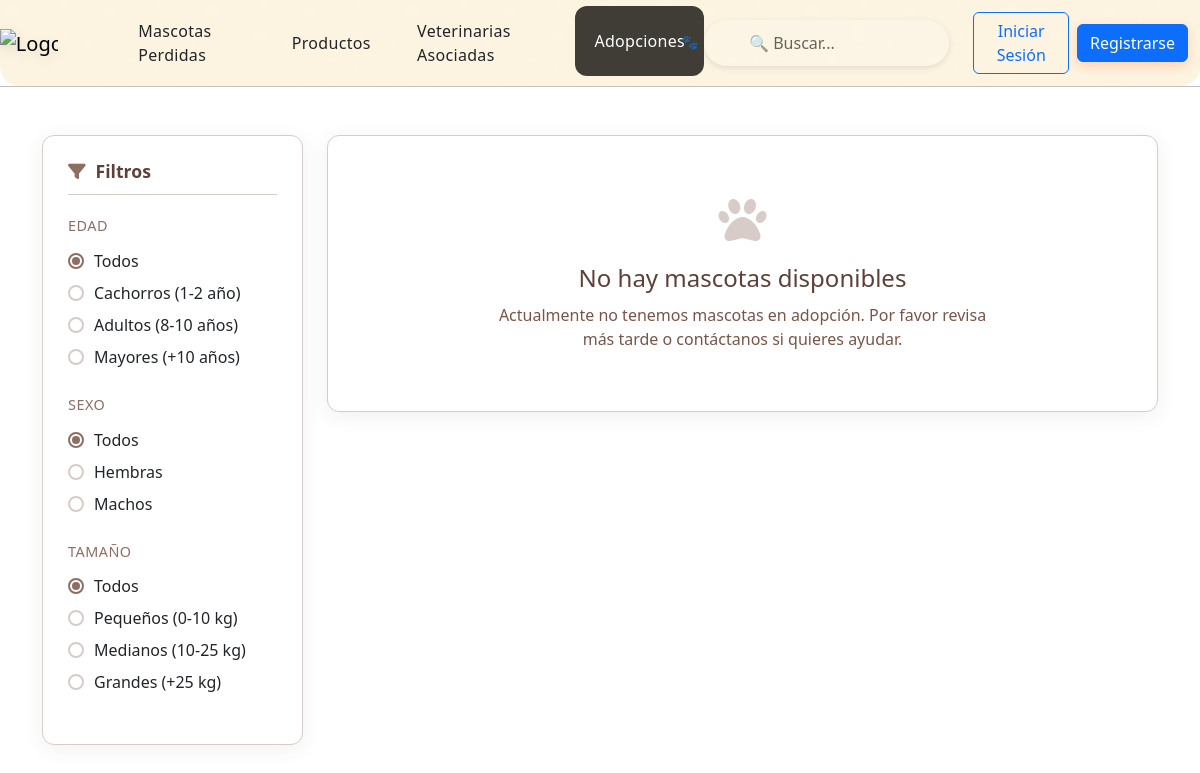
Before: /adopciones/ with the older database file.
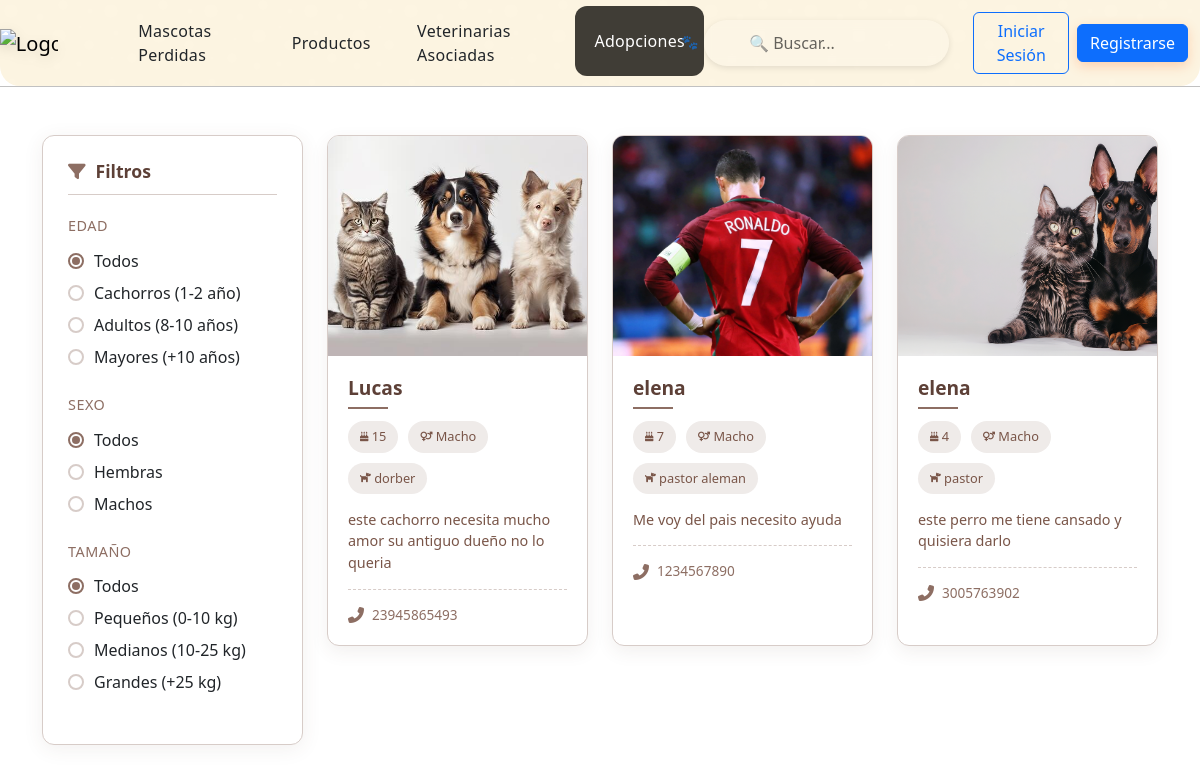
After: the same page with the newer database file.
### cuidandoHuellas/models.py (models this page shows, shortened)
class PublicacionMascota(models.Model):
    TIPO_PUBLICACION = (
        ('perdida', 'Mascota Perdida'),
        ('adopcion', 'Mascota en Adopción'),
    )
    usuario = models.ForeignKey(Usuario, on_delete=models.CASCADE, related_name='publicaciones')
    descripcion = models.TextField()
    fecha_publicacion = models.DateTimeField(auto_now_add=True)
    tipo_publicacion = models.CharField(
        max_length=10,
        choices=TIPO_PUBLICACION,
        null=False,
        blank=False
    )
    nombre_mascota = models.CharField(
        max_length=100,
        validators=[
            RegexValidator(
                regex=r'^[A-Za-zÁÉÍÓÚáéíóúÑñ\s]+$',
                message="El nombre solo puede contener letras y espacios"
            )
        ],
        null=True,
        blank=True
    )
    edad = models.PositiveIntegerField(
        null=True,
        blank=True,
        help_text="Edad en años"
    )
    raza = models.CharField(
        max_length=100,
        validators=[
            RegexValidator(
                regex=r'^[A-Za-zÁÉÍÓÚáéíóúÑñ\s]+$',
                message="La raza solo puede contener letras y espacios"
            )
        ],
        null=True,
        blank=True
    )
    SEXO_CHOICES = [
        ('Macho', 'Macho'),
        ('Hembra', 'Hembra'),
    ]
    sexo = models.CharField(
        max_length=10,
        choices=SEXO_CHOICES,
        null=True,
        blank=True
    )
    contacto = models.CharField(
        max_length=20,
        validators=[
            RegexValidator(
                regex=r'^\d{7,15}$',
                message="El contacto debe contener entre 7 y 15 dígitos"
            )
        ],
        null=True,
        blank=True
    )

class FotoMascota(models.Model):
    publicacion = models.ForeignKey(PublicacionMascota, on_delete=models.CASCADE, related_name='fotos')
    imagen = models.ImageField(
        upload_to='fotos_mascotas/',
        validators=[validar_extension_imagen]
    )

### cuidandoHuellas/views.py (the view)
# urls.py: path('adopciones/',views.adopciones,name="adopciones"),
def adopciones(request):
    publicaciones = PublicacionMascota.objects.filter(tipo_publicacion='adopcion').order_by('-fecha_publicacion')
    return render(request, "usuarios/adopciones.html", {
        "publicaciones": publicaciones
    })

### cuidandoHuellas/templates/usuarios/adopciones.html (shortened to what this page needs)
{% extends 'administrador/base_sesion.html' %}
{% load static %}
{% block estilos_unicos %}
    <link rel="stylesheet" href="https://cdnjs.cloudflare.com/ajax/libs/font-awesome/6.4.0/css/all.min.css">
    <link rel="stylesheet" href="{% static 'css/usuarios/adopciones.css' %}">
    <link href="{% static 'css/bootstrap.min.css' %}" rel="stylesheet">
{% endblock %}
{% block contenido %}
<div class="container my-5">
    <div class="row">
        <div class="col-lg-3">
            <div class="side-menu">
                <div class="filter-group">
                    <h5><i class="fas fa-filter"></i> Filtros</h5>
                    <div class="filter-title">Edad</div>
                    <label class="filter-option">
                        <input type="radio" name="edad" checked>
                        <span>Todos</span>
                    </label>
                    <label class="filter-option">
                        <input type="radio" name="edad">
                        <span>Cachorros (1-2 año)</span>
                    </label>
                    <label class="filter-option">
                        <input type="radio" name="edad">
                        <span>Adultos (8-10 años)</span>
                    </label>
                    <label class="filter-option">
                        <input type="radio" name="edad">
                        <span>Mayores (+10 años)</span>
                    </label>
                </div>
                <div class="filter-group">
                    <div class="filter-title">Sexo</div>
                    <label class="filter-option">
                        <input type="radio" name="sexo" checked>
                        <span>Todos</span>
                    </label>
                    <label class="filter-option">
                        <input type="radio" name="sexo">
                        <span>Hembras</span>
                    </label>
                    <label class="filter-option">
                        <input type="radio" name="sexo">
                        <span>Machos</span>
                    </label>
                </div>
                <div class="filter-group">
                    <div class="filter-title">Tamaño</div>
                    <label class="filter-option">
                        <input type="radio" name="tamano" checked>
                        <span>Todos</span>
                    </label>
                    <label class="filter-option">
                        <input type="radio" name="tamano">
                        <span>Pequeños (0-10 kg)</span>
                    </label>
                    <label class="filter-option">
                        <input type="radio" name="tamano">
                        <span>Medianos (10-25 kg)</span>
                    </label>
                    <label class="filter-option">
                        <input type="radio" name="tamano">
                        <span>Grandes (+25 kg)</span>
                    </label>
                </div>
            </div>
        </div>
        <div class="col-lg-9">
            {% if publicaciones %}
            <div class="row">
                {% for publicacion in publicaciones %}
                    {% if publicacion.tipo_publicacion == 'adopcion' %}
                        <div class="col-md-6 col-lg-4 mb-4">
                            <div class="dog-card" data-pet-id="{{ publicacion.id }}">
                                <div class="dog-image-container">
                                    {% if publicacion.fotos.first %}
                                        <img src="{{ publicacion.fotos.first.imagen.url }}" class="dog-image" alt="{{ publicacion.nombre_mascota }}">
                                    {% else %}
                                        <div class="placeholder">
                                            <i class="fas fa-paw fa-3x"></i>
                                        </div>
                                    {% endif %}
                                </div>
                                <div class="dog-info">
                                    <h3 class="dog-name">{{ publicacion.nombre_mascota }}</h3>
                                    <div class="dog-details">
                                        <span class="detail-item"> {{ publicacion.edad }}</span>
                                        <span class="detail-item"> {{ publicacion.sexo }}</span>
                                        <span class="detail-item"> {{ publicacion.raza }}</span>
                                    </div>
                                    <p class="dog-description">{{ publicacion.descripcion|truncatechars:120 }}</p>
                                    <div class="contact-info">
                                        <i class="fas fa-phone-alt"></i>
                                        <span>{{ publicacion.contacto }}</span>
                                    </div>
                                </div>
                            </div>
                        </div>
                    {% endif %}
                {% endfor %}
            </div>
            {% else %}
            <div class="empty-state">
                <i class="fas fa-paw"></i>
                <h4>No hay mascotas disponibles</h4>
                <p>Actualmente no tenemos mascotas en adopción. Por favor revisa más tarde o contáctanos si quieres ayudar.</p>
            </div>
            {% endif %}
        </div>
    </div>
</div>
{% endblock %}

### cuidandoHuellas/templates/administrador/base_sesion.html (shortened to what this page needs)
{% load static %}
<!DOCTYPE html>
<html lang="es">
<head>
    <link rel="stylesheet" href="{% static 'css/administrador/base_sesion.css' %}">
    <link rel="stylesheet" href="{% static 'css/bootstrap.min.css' %}">
    <link rel="stylesheet" href="https://cdnjs.cloudflare.com/ajax/libs/font-awesome/6.0.0/css/all.min.css">
    {% block estilos_unicos %} {% endblock %}
</head>
<body>
<header class="">
    <nav class="navbar navbar-expand-lg">
        <div class="container-fluid">
            <a class="navbar-brand" href="{% url 'pagina_principal' %}">
                <img src="{% static 'img/logo_ch.png' %}" alt="Logo">
            </a>
            <div class="collapse navbar-collapse" id="navbarContent">
                <ul class="navbar-nav me-auto mb-2 mb-lg-0">
                    <li class="nav-item">
                        <a class="nav-link {% if request.resolver_match.url_name == 'mascotas_perdidas' %}active{% endif %}" href="{% url 'mascotas_perdidas' %}">Mascotas Perdidas</a>
                    </li>
                    <li class="nav-item">
                        <a class="nav-link {% if request.resolver_match.url_name == 'productos_usuarios' %}active{% endif %}" href="{% url 'productos_usuarios' %}">Productos</a>
                    </li>
                    <li class="nav-item">
                        <a class="nav-link {% if request.resolver_match.url_name == 'veterinarias_asociadas' %}active{% endif %}" href="{% url 'veterinarias_asociadas' %}">Veterinarias Asociadas</a>
                    </li>
                    <li class="nav-item">
                        <a class="nav-link {% if request.resolver_match.url_name == 'adopciones' %}active{% endif %}" href="{% url 'adopciones' %}">Adopciones</a>
                    </li>
                </ul>
                <div class="search-container d-none d-lg-block">
                    <input type="text" class="search-input" placeholder="🔍 Buscar...">
                </div>
                {% if request.session.pista %}
                        <div class="dropdown me-3">
                            <button class="btn dropdown-toggle" type="button" data-bs-toggle="dropdown" aria-expanded="false">
                                {% if request.session.pista.foto_perfil %}
                                    <img src="{{ request.session.pista.foto_perfil }}" alt="Foto de perfil" class="user-icon rounded-circle" style="width: 40px; height: 40px; object-fit: cover;">
                                {% else %}
                                    <img src="{% static 'img/frame_user.png' %}" alt="Usuario" class="user-icon">
                                {% endif %}
                            </button>
                            <ul class="dropdown-menu dropdown-menu-end">
                                <li>
                                    <a class="dropdown-item" href="{% url 'pagina_usuario' %}">
                                        <i class="fas fa-user"></i>
                                        {{ request.session.pista.nombre_completo }}
                                    </a>
                                </li>
                                <li>
                                    <a class="dropdown-item" href="{% url 'editar_usuario' %}">
                                        <i class="fas fa-edit"></i>
                                        Editar Perfil
                                    </a>
                                </li>
                                <li>
                                    <a class="dropdown-item" href="{% url 'mis_publicaciones' %}">
                                        <i class="fas fa-history"></i>
                                        Mis publicaciones
                                    </a>
                                </li>
                                <li>
                                    <a class="dropdown-item" href="{% url 'configuracion'%}">
                                        <i class="fas fa-cog"></i>
                                        Configuración
                                    </a>
                                </li>
                                {% if request.session.pista.rol == 1 %}
                                <li>
                                    <a class="dropdown-item" href="{% url 'pagina_administrador' %}">
                                        <i class="fas fa-user-shield"></i>
                                        <strong>Panel Administrador</strong>
                                    </a>
                                </li>
                                {% endif %}
                                <li><hr class="dropdown-divider"></li>
                                <li>
                                    <a class="dropdown-item" href="{% url 'cerrar_sesion' %}">
                                        <i class="fas fa-sign-out-alt"></i>
                                        Cerrar Sesión
                                    </a>
                                </li>
                            </ul>
                        </div>
                    </div>
                {% else %}
                    <div class="d-flex align-items-center">
                        <a href="{% url 'iniciar_sesion' %}" class="btn btn-outline-primary me-2">Iniciar Sesión</a>
                        <a href="{% url 'registrarse' %}" class="btn btn-primary">Registrarse</a>
                    </div>
                {% endif %}
            </div>
        </div>
    </nav>
</header>
{% block contenido %}
{% endblock %}
</body>
</html>

Changed rows visible on the page:
added PublicacionMascota: fotos.first.imagen (picture), nombre_mascota "Lucas", edad "15", sexo "Macho", raza "dorber", descripcion "este cachorro necesita mucho amor su antiguo dueño no lo queria", contacto "23945865493"
added PublicacionMascota: fotos.first.imagen (picture), nombre_mascota "elena", edad "7", sexo "Macho", raza "pastor aleman", descripcion "Me voy del pais necesito ayuda", contacto "1234567890"
added PublicacionMascota: fotos.first.imagen (picture), nombre_mascota "elena", edad "4", sexo "Macho", raza "pastor", descripcion "este perro me tiene cansado y quisiera darlo", contacto "3005763902"
Other visible differences:
text no longer shown: "No hay mascotas disponibles Actualmente no tenemos mascotas en adopción. Por favor revisa más tarde o contáctanos si quieres ayudar."
